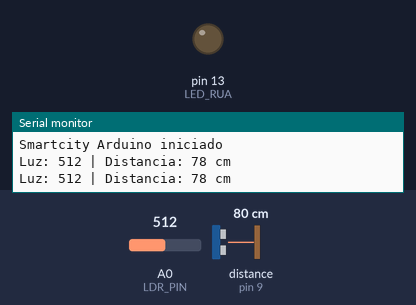
This sketch was run on a simulated Arduino Uno, built with avr-gcc and run on an emulated ATmega328P. Parts: output pins drawn as LEDs (lit = HIGH), the last lines printed to the serial monitor. Wiring (inferred from the names in the program): ultrasonic range finder: trigger pin 8; echo pin 9. The test bench sets the inputs (shaded band); at power-on: A0 (LDR_PIN) = 512, distance to the obstacle (sensor on pin 9) 80 cm. The echo pulse lasts 58.3 µs per cm; pins used as bus, display or sensor lines are not drawn.

Above: at 2.8 s.
2.9 s: A0 (LDR_PIN) set to 413
5.6 s: A0 (LDR_PIN) set to 385
At 6.7 s:
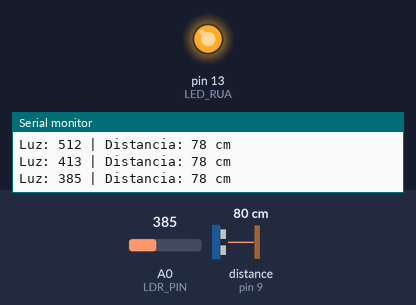
8.3 s: A0 (LDR_PIN) set to 410
At 11.3 s:
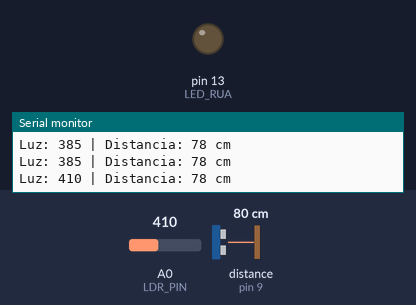
11.6 s: A0 (LDR_PIN) set to 390
At 12.7 s:
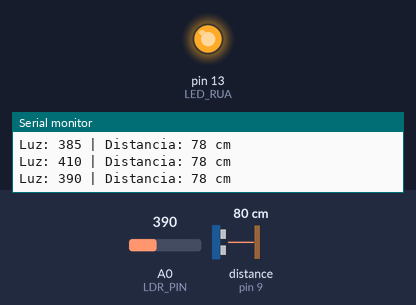
Timing chart, 0 to 14.6 s (numbered marks = the images above; inputs shaded):
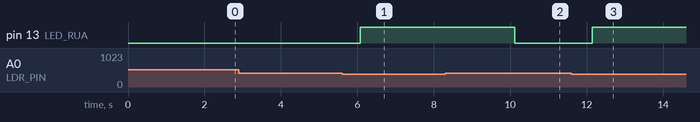

Measured:
- the behaviour switches between 400 and 399 on A0 (LDR_PIN) (found by bisection; images 0 and 1)
- after the input at 5.6 s, pin 13 (LED_RUA): LOW → HIGH after 0.47 s
- after the input at 8.3 s, pin 13 (LED_RUA): HIGH → LOW after 1.8 s
- after the input at 11.6 s, pin 13 (LED_RUA): LOW → HIGH after 0.54 s

The sketch:

Smartcity.ino
```cpp
// Projeto: Smartcity / Cidade Digital - ANGOTIC 2026
// Placa: Arduino Uno + Sensores + ESP32 via Serial
// Autor: Angola Makers

#include <SoftwareSerial.h>
SoftwareSerial espSerial(2, 3); // RX, TX para ESP32

const int LDR_PIN = A0;
const int LED_RUA = 13;
const int TRIG_PIN = 8;
const int ECHO_PIN = 9;

long duracao;
int distancia;
int luminosidade;

void setup() {
  Serial.begin(9600);
  espSerial.begin(9600);
  pinMode(LED_RUA, OUTPUT);
  pinMode(TRIG_PIN, OUTPUT);
  pinMode(ECHO_PIN, INPUT);
  Serial.println("Smartcity Arduino iniciado");
}

void loop() {
  // 1. Lê luminosidade para iluminação inteligente
  luminosidade = analogRead(LDR_PIN);
  if (luminosidade < 400) {
    digitalWrite(LED_RUA, HIGH); // Liga poste à noite
  } else {
    digitalWrite(LED_RUA, LOW);  // Desliga de dia
  }

  // 2. Lê sensor ultrassônico para lixeira inteligente
  digitalWrite(TRIG_PIN, LOW);
  delayMicroseconds(2);
  digitalWrite(TRIG_PIN, HIGH);
  delayMicroseconds(10);
  digitalWrite(TRIG_PIN, LOW);
  duracao = pulseIn(ECHO_PIN, HIGH);
  distancia = duracao * 0.034 / 2;

  // 3. Envia dados para ESP32 via Serial
  espSerial.print("LUM:");
  espSerial.print(luminosidade);
  espSerial.print(",DIST:");
  espSerial.println(distancia);

  // Debug no monitor serial
  Serial.print("Luz: ");
  Serial.print(luminosidade);
  Serial.print(" | Distancia: ");
  Serial.print(distancia);
  Serial.println(" cm");

  delay(2000); // Envia a cada 2 segundos
}
```
